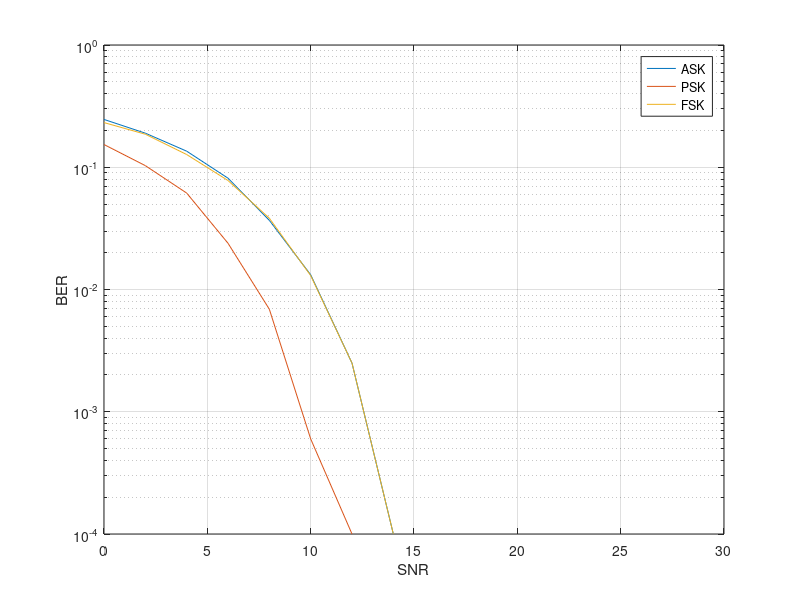

This figure's MATLAB source:
%% This code compares the performance of different mod. tech. (ASK - PSK -FSK)
TX = randi([0,1],1,10000); %random sequence of zeros and ones 
TX_ASK = TX;               %OOK is the same sequence
TX_PSK = (2*TX-1); %BPSK, can be done this way to rebresent 1's and 0's as 1's and -1's
TX_FSK = zeros(1,length(TX)); %we need to use for loop to do it, so we prepare the array of 0's here first
ber_ASK=[];ber_PSK=[];ber_FSK=[]; %prepare the ber arrays for every mod. tech.

%%FSK generation
for i= 1:length(TX)
    if TX(i) == 0  
        TX_FSK(i) = 1;       
    else       
        TX_FSK(i) = j; %where j is the complex number sqrt(-1)
    end
end    
for snr = 0:2:30
%%here we add awgn and we also use measured to calc the power beacuae
    %%it's not unity
        RX_ASK = awgn (TX_ASK,snr,'measured'); RX_PSK = awgn (TX_PSK,snr,'measured');
        RX_FSK = awgn (TX_FSK,snr,'measured'); %NOTE :  If TX_FSK is complex, awgn adds 
        %complex noise whish is the case here
        
%%here we make a decision the bits were 1's or 0's depends on each
  %mod. tech.
       for i= 1:length(TX)
        %for ASK the threshold is 0.5
            if  RX_ASK(i) <= 0.5 
                RX_ASK(i) = 0;
            else                    
                RX_ASK(i) = 1;
            end
            
        %for BPSK the threshold is 0
            if RX_PSK(i) <=0
                RX_PSK(i)=0;
            else
                RX_PSK(i)=1;
            end
            
         %for FSK the threshold is real 0.5 and imag 0.5 because we deal
         %here with complex numbers and both parts are affected as
         %mentioned
            if imag(RX_FSK(i)) <= 0.5 && real(RX_FSK(i)) >= 0.5
                RX_FSK(i)=0;
            else
                RX_FSK(i)=1;
            end
        end
        
        %% here we compare the sent and detected bits using biterr function 
        %to find BER which we're interested in all cases
        [n1,BER1] = biterr (TX,RX_ASK);  [n2,BER2] = biterr (TX,RX_PSK);  [n3,BER3] = biterr (TX,RX_FSK);
        %% here we save them in a matrix for each snr
        ber_ASK = [ber_ASK BER1];ber_PSK = [ber_PSK BER2];   ber_FSK = [ber_FSK BER3];

end
    
%%here we plot snr vs each BER together on the same figure to be able to
%%compare
snr = (0:2:30)';
semilogy(snr,[(ber_ASK)' (ber_PSK)' (ber_FSK)'])
xlabel ('SNR'); ylabel ('BER'); legend('ASK','PSK','FSK'); grid
